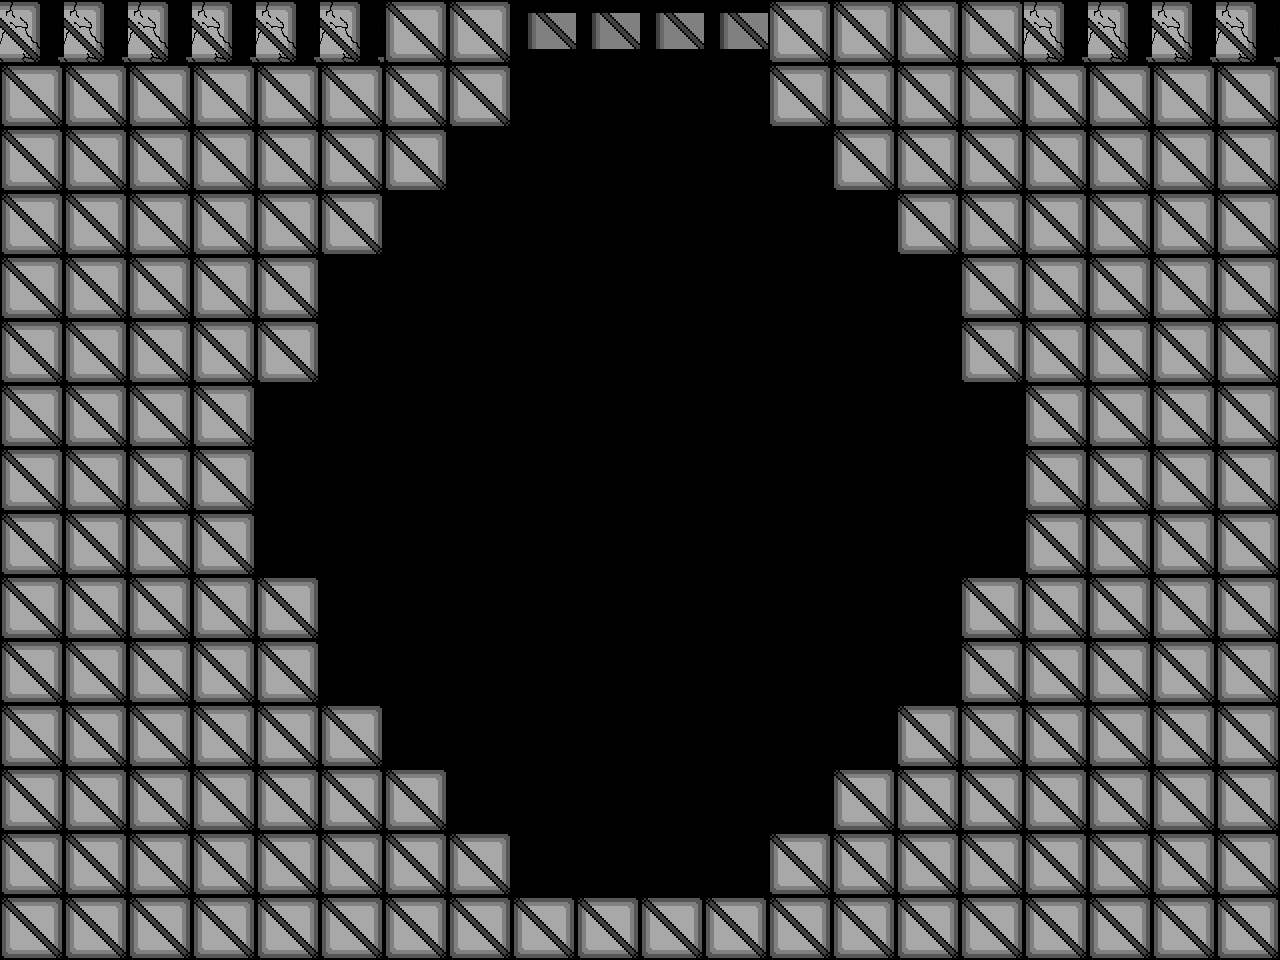

Below is a game level as drawn by its tile map, then a one-line description and the .tmx that defines it (tile-layer data replaced by summaries):
An orthogonal 20x15 tile map with 64x64 px tiles, 1 tile layer (Tile Layer 2) and 3 objects (ScrollingBackground, Player, OverclockItem).

<map version="1.0" tiledversion="1.1.1" orientation="orthogonal" renderorder="right-down" width="20" height="15" tilewidth="64" tileheight="64" infinite="0" nextobjectid="59">
 <properties>
  <property name="Newborn" value="assets/Newborn.png" />
  <property name="assasin" value="assets/assasin.png" />
  <property name="backgroundEasy" value="assets/backgroundEasy.png" />
  <property name="bloodyPlayer" value="assets/bloodyPlayer.png" />
  <property name="boss" value="assets/boss1.png" />
  <property name="bossexplosion" value="assets/bossexplosion.png" />
  <property name="enemy1" value="assets/enemy1.png" />
  <property name="explosion" value="assets/explosion.png" />
  <property name="largeexplosion" value="assets/largeexplosion.png" />
  <property name="loading" value="assets/loading.png" />
  <property name="overclockItem" value="assets/metalBoxCoin.png" />
  <property name="pickup1" value="assets/pickup.png" />
  <property name="player" value="assets/playerSpriteSheetTemp.png" />
  <property name="reward" value="assets/reward1.png" />
  <property name="smallexplosion" value="assets/smallexplosion.png" />
  <property name="uno" value="assets/uno.png" />
 </properties>
 <tileset firstgid="1" name="blocks1" tilewidth="64" tileheight="64" tilecount="14" columns="14">
  <image source="blocks1.png" width="900" height="64" />
 </tileset>
 <objectgroup color="#00ff00" name="Object Layer 1">
  <object id="59" name="Background" type="ScrollingBackground" x="0" y="0" width="64" height="64">
   <properties>
    <property name="numFrames" value="1" />
    <property name="textureHeight" value="960" />
    <property name="textureID" value="backgroundEasy" />
    <property name="textureWidth" value="1280" />
   </properties>
  </object>
  <object id="55" name="Player1" type="Player" x="609.909" y="780.152" width="36" height="64">
   <properties>
    <property name="numFrames" value="3" />
    <property name="textureHeight" value="60" />
    <property name="textureID" value="player" />
    <property name="textureWidth" value="34" />
   </properties>
  </object>
  <object id="62" name="OverclockItem" type="OverclockItem" x="600.061" y="434.909" width="64" height="64">
   <properties>
    <property name="numFrames" value="1" />
    <property name="textureHeight" value="64" />
    <property name="textureID" value="overclockItem" />
    <property name="textureWidth" value="64" />
   </properties>
  </object>
 </objectgroup>
 <layer name="Tile Layer 2" width="20" height="15">
  <properties>
   <property name="collidable" value="" />
  </properties>
  <data>[300 cells, 188 non-empty, 3 distinct tile ids]</data>
 </layer>
</map>
